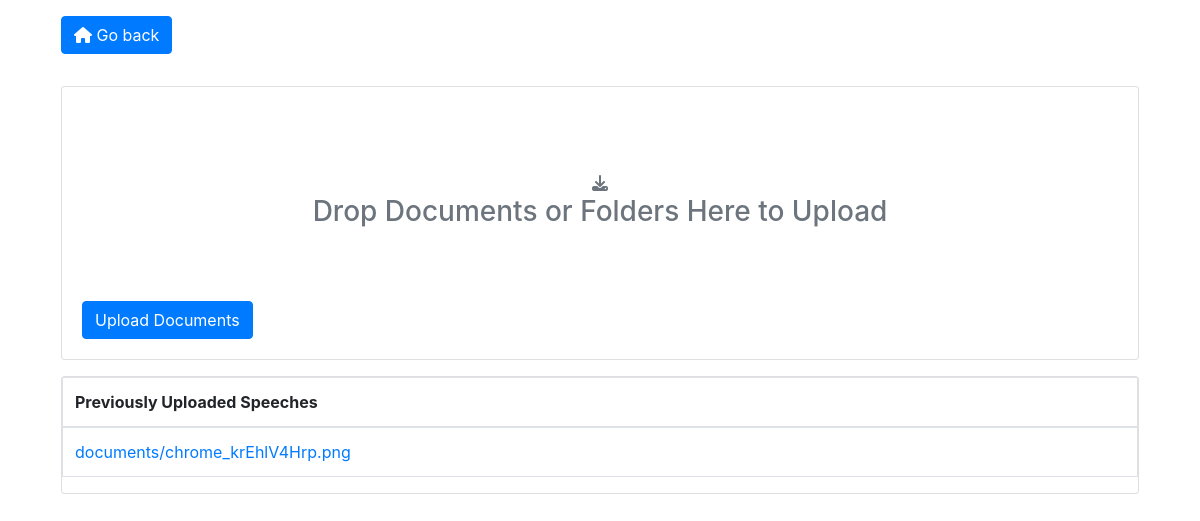
Before: /upload with the older database file.
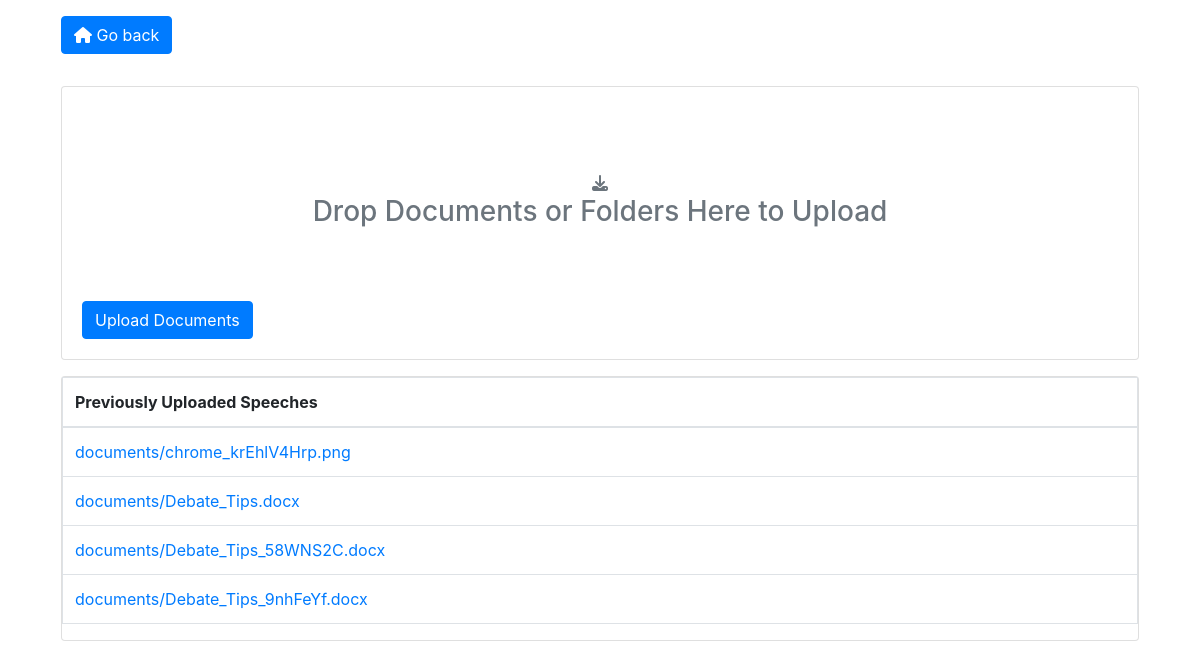
After: the same page with the newer database file.
### uploader/models.py (models this page shows)
class Document(models.Model):
    description = models.CharField(max_length=255, blank=True)
    document = models.FileField(upload_to='documents/')
    uploaded_at = models.DateTimeField(auto_now_add=True)

### uploader/views.py (the view)
# urls.py: path("upload", views.model_form_upload, name="upload")
def model_form_upload(request):
    if request.method == 'POST':
        form = DocumentForm(request.POST, request.FILES)
        if form.is_valid():
            document = form.save()
            data = {'is_valid': True, 'name': document.document.name, 'url': document.document.url}
        else:
            data = {'is_valid': False}
        return JsonResponse(data)
    elif request.method == 'GET':
        form = DocumentForm()
        document_list = Document.objects.all()
    return render(request, 'uploader/model_form_upload.html', {
        'form': form,
        'documents': document_list,
    })

### uploader/templates/uploader/model_form_upload.html (shortened to what this page needs)
{% extends 'uploader/base.html' %}
{% block content %}
          <a href="{% url 'index' %}"><button class="btn btn-primary m-3">  <i class="fas fa-home"></i>
 Go back</button></a>
<div class="card m-3"">
<div class="card-body">
  <div class="well text-muted text-center" style="padding-top: 4rem; padding-bottom: 4rem;">
  <i class="fas fa-download"></i>
  <h3>Drop Documents or Folders Here to Upload</h3>
</div>
<button type="button" class="btn btn-primary js-upload-photos">
   Upload Documents
</button>
</div>
</div>
<div class="card m-3">
<table id="gallery" class="table table-bordered">
  <thead>
    <tr>
      <th>Previously Uploaded Speeches</th>
    </tr>
  </thead>
  <tbody>
    {% for document in documents %}
    <tr>
      <td><a href="{{ document.document.url }}">{{ document.document.name }}</a></td>
    </tr>
    {% endfor %}
  </tbody>
</table>
</div>
{% endblock %}

### uploader/templates/uploader/base.html (shortened to what this page needs)
<!DOCTYPE html>
{% load static %}
<html>
  <head>
    <link rel="stylesheet" type="text/css" href="{% static "uploader/css/uploader.css" %}">
    <link rel="stylesheet" href="https://stackpath.bootstrapcdn.com/bootstrap/4.3.1/css/bootstrap.min.css">
  </head>
  <body>
    <div class="container">
        {% block content %}
        {% endblock %}
    </div>
  </body>
</html>

Changed rows visible on the page:
added Document: document.name "documents/Debate_Tips.docx"
added Document: document.name "documents/Debate_Tips_58WNS2C.docx"
added Document: document.name "documents/Debate_Tips_9nhFeYf.docx"
